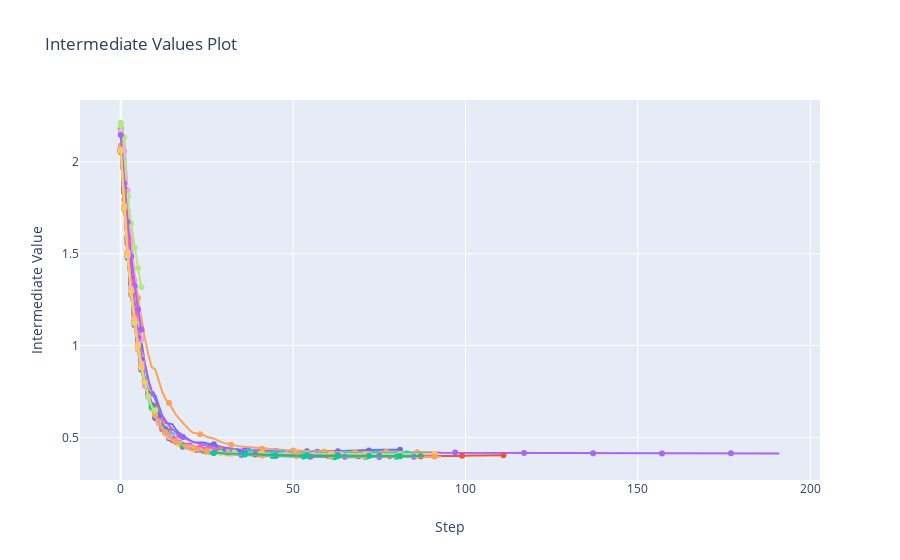

This figure's notebook cell:
### Markdown cell above
## Visualize pruning history

You can visualize how the pruning is executed!<br>
Each color shows the loss curve of each trial.

### Code cell
optuna.visualization.plot_intermediate_values(study)
